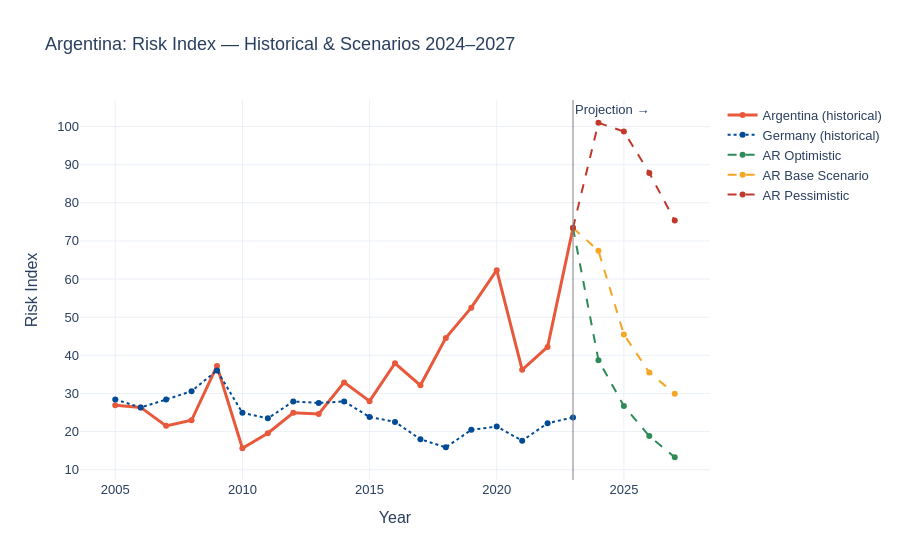

The code cell stored with this chart in its notebook:
### Code cell
fig = go.Figure()

# Historical Argentina
fig.add_trace(go.Scatter(
    x=hist["year"],
    y=hist["risk_index"],
    name="Argentina (historical)",
    line=dict(color="#E8593C", width=3),
    mode="lines+markers"
))

# Historical Germany
fig.add_trace(go.Scatter(
    x=hist_de["year"],
    y=hist_de["risk_index"],
    name="Germany (historical)",
    line=dict(color="#004A96", width=2, dash="dot"),
    mode="lines+markers"
))

# Future scenarios
colors = {
    "Optimistisch":  "#2E8B57",
    "Basisszenario": "#F5A623",
    "Pessimistisch": "#C0392B"
}

labels = {
    "Optimistisch":  "AR Optimistic",
    "Basisszenario": "AR Base Scenario",
    "Pessimistisch": "AR Pessimistic"
}

for name, indices in scenario_results.items():
    x_vals = [2023] + YEARS_FUTURE
    y_vals = [hist["risk_index"].iloc[-1]] + indices

    fig.add_trace(go.Scatter(
        x=x_vals,
        y=y_vals,
        name=labels[name],
        line=dict(color=colors[name], width=2, dash="dash"),
        mode="lines+markers"
    ))

fig.add_vline(
    x=2023,
    line_dash="solid",
    line_color="gray",
    line_width=1,
    annotation_text="Projection →",
    annotation_position="top right"
)

fig.update_layout(
    title="Argentina: Risk Index — Historical & Scenarios 2024–2027",
    xaxis_title="Year",
    yaxis_title="Risk Index",
    template="plotly_white",
    font=dict(family="Arial", size=13),
    hovermode="x unified",
    legend=dict(orientation="v", x=1.02, y=1)
)

fig.show()

### Figure 1 — Plotly figure (JSON) as saved in the notebook; plotly's stock layout.template omitted (floating-point values rounded to 4 significant figures)
{"data": [{"line": {"color": "#E8593C", "width": 3}, "mode": "lines+markers", "name": "Argentina (historical)", "type": "scatter", "x": [2005, 2006, 2007, 2008, 2009, 2010, 2011, 2012, 2013, 2014, 2015, 2016, 2017, 2018, 2019, 2020, 2021, 2022, 2023], "y": [26.93, 26.34, 21.5, 22.96, 37.21, 15.64, 19.56, 24.94, 24.62, 32.9, 27.98, 37.92, 32.13, 44.57, 52.49, 62.34, 36.2, 42.21, 73.38]}, {"line": {"color": "#004A96", "dash": "dot", "width": 2}, "mode": "lines+markers", "name": "Germany (historical)", "type": "scatter", "x": [2005, 2006, 2007, 2008, 2009, 2010, 2011, 2012, 2013, 2014, 2015, 2016, 2017, 2018, 2019, 2020, 2021, 2022, 2023], "y": [28.43, 26.33, 28.39, 30.61, 36.03, 24.91, 23.47, 27.9, 27.51, 27.91, 23.84, 22.54, 18.0, 15.86, 20.46, 21.32, 17.61, 22.19, 23.72]}, {"line": {"color": "#2E8B57", "dash": "dash", "width": 2}, "mode": "lines+markers", "name": "AR Optimistic", "type": "scatter", "x": [2023, 2024, 2025, 2026, 2027], "y": [73.38, 38.74, 26.71, 18.81, 13.27]}, {"line": {"color": "#F5A623", "dash": "dash", "width": 2}, "mode": "lines+markers", "name": "AR Base Scenario", "type": "scatter", "x": [2023, 2024, 2025, 2026, 2027], "y": [73.38, 67.4, 45.46, 35.49, 29.95]}, {"line": {"color": "#C0392B", "dash": "dash", "width": 2}, "mode": "lines+markers", "name": "AR Pessimistic", "type": "scatter", "x": [2023, 2024, 2025, 2026, 2027], "y": [73.38, 101.0, 98.69, 87.82, 75.34]}], "layout": {"annotations": [{"showarrow": false, "text": "Projection →", "x": 2023, "xanchor": "left", "xref": "x", "y": 1, "yanchor": "top", "yref": "y domain"}], "font": {"family": "Arial", "size": 13}, "hovermode": "x unified", "legend": {"orientation": "v", "x": 1.02, "y": 1}, "shapes": [{"line": {"color": "gray", "dash": "solid", "width": 1}, "type": "line", "x0": 2023, "x1": 2023, "xref": "x", "y0": 0, "y1": 1, "yref": "y domain"}], "title": {"text": "Argentina: Risk Index — Historical & Scenarios 2024–2027"}, "xaxis": {"title": {"text": "Year"}}, "yaxis": {"title": {"text": "Risk Index"}}}}
